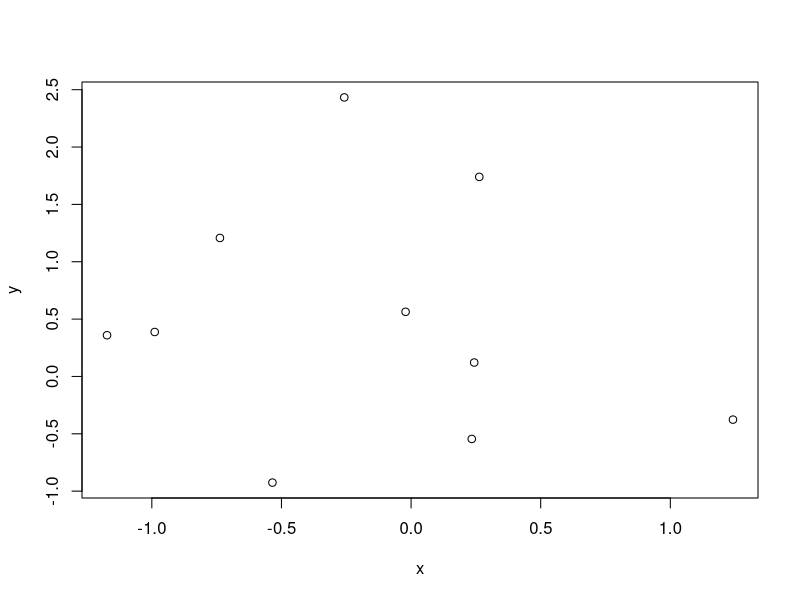
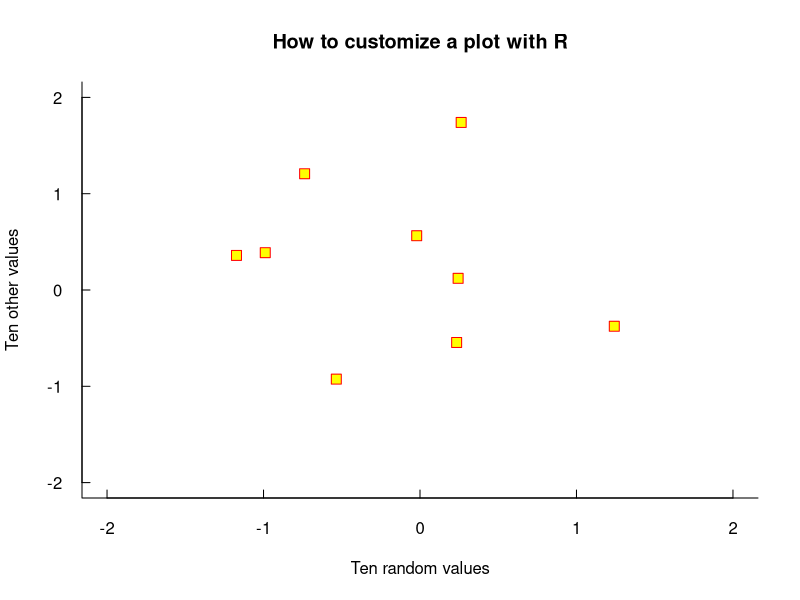
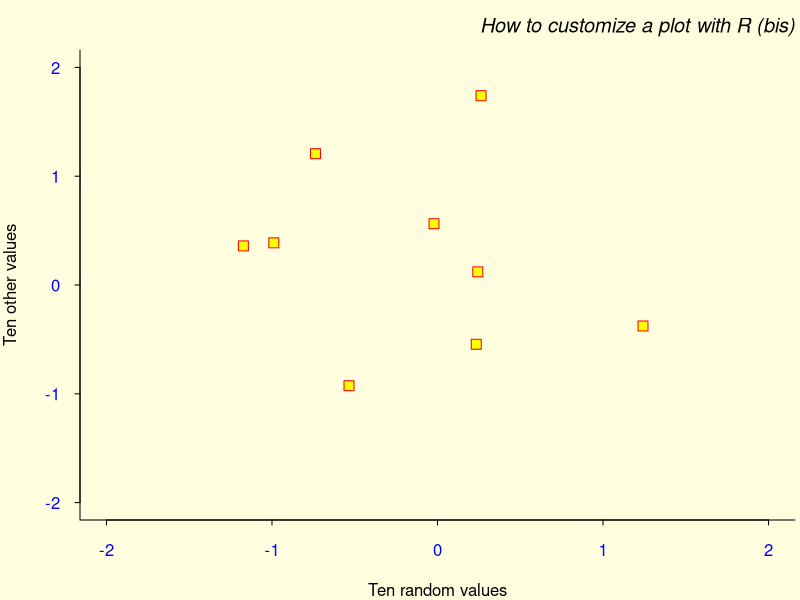

Reproduce these figures in R, in order.
x = 10
name = "Camera Front"

mode(x)
length(x)

mode(name)
length(name)

# random integer number generator
passgen <- function(n, m) {
  pass <- sample(n:m, 1)
  return (pass)
}
pass = passgen(1, 10)

old = 5
if (old == pass) pass = passgen(1, 10) else print(paste("New password is ", pass))

x <- rnorm(10)
y <- rnorm(10)
plot(x,y)
plot(x, y, xlab="Ten random values", ylab="Ten other values",
     xlim=c(-2, 2), ylim=c(-2, 2), pch=22, col="red",
     bg="yellow", bty="l", tcl=0.4,
     main="How to customize a plot with R", las=1, cex=1.5)

opar <- par()
par(bg="lightyellow", col.axis="blue", mar=c(4, 4, 2.5, 0.25))
plot(x, y, xlab="Ten random values", ylab="Ten other values",
     xlim=c(-2, 2), ylim=c(-2, 2), pch=22, col="red", bg="yellow",
     bty="l", tcl=-.25, las=1, cex=1.5)
title("How to customize a plot with R (bis)", font.main=3, adj=1)
par(opar)